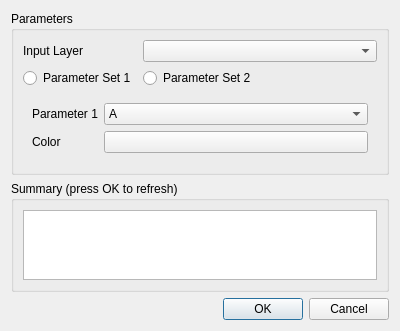
<?xml version="1.0" encoding="UTF-8"?>
<ui version="4.0">
 <class>Dialog</class>
 <widget class="QDialog" name="Dialog">
  <property name="geometry">
   <rect>
    <x>0</x>
    <y>0</y>
    <width>400</width>
    <height>303</height>
   </rect>
  </property>
  <property name="windowTitle">
   <string>Dialog</string>
  </property>
  <layout class="QVBoxLayout" name="verticalLayout">
   <item>
    <widget class="QGroupBox" name="groupBox">
     <property name="title">
      <string>Parameters</string>
     </property>
     <layout class="QGridLayout" name="gridLayout">
      <item row="0" column="0">
       <widget class="QLabel" name="label">
        <property name="text">
         <string>Input Layer</string>
        </property>
       </widget>
      </item>
      <item row="1" column="0">
       <widget class="QRadioButton" name="radioButtonSet1">
        <property name="text">
         <string>Parameter Set 1</string>
        </property>
       </widget>
      </item>
      <item row="1" column="1">
       <widget class="QRadioButton" name="radioButtonSet2">
        <property name="text">
         <string>Parameter Set 2</string>
        </property>
       </widget>
      </item>
      <item row="2" column="0" rowspan="2" colspan="3">
       <widget class="QStackedWidget" name="stackedWidget">
        <property name="currentIndex">
         <number>0</number>
        </property>
        <widget class="QWidget" name="page">
         <layout class="QFormLayout" name="formLayout_2">
          <item row="0" column="0">
           <widget class="QLabel" name="label_2">
            <property name="text">
             <string>Parameter 1</string>
            </property>
           </widget>
          </item>
          <item row="0" column="1">
           <widget class="QComboBox" name="comboBoxP1">
            <property name="currentIndex">
             <number>0</number>
            </property>
            <item>
             <property name="text">
              <string>A</string>
             </property>
            </item>
            <item>
             <property name="text">
              <string>B</string>
             </property>
            </item>
            <item>
             <property name="text">
              <string>C</string>
             </property>
            </item>
           </widget>
          </item>
          <item row="1" column="0">
           <widget class="QLabel" name="label_5">
            <property name="text">
             <string>Color</string>
            </property>
           </widget>
          </item>
          <item row="1" column="1">
           <widget class="QgsColorButton" name="colorButtonP1"/>
          </item>
         </layout>
        </widget>
        <widget class="QWidget" name="page_2">
         <layout class="QFormLayout" name="formLayout">
          <item row="0" column="0">
           <widget class="QLabel" name="label_3">
            <property name="text">
             <string>Parameter 1</string>
            </property>
           </widget>
          </item>
          <item row="0" column="1">
           <widget class="QDoubleSpinBox" name="doubleSpinBox"/>
          </item>
          <item row="1" column="0">
           <widget class="QLabel" name="label_4">
            <property name="text">
             <string>Parameter 2</string>
            </property>
           </widget>
          </item>
          <item row="1" column="1">
           <widget class="QComboBox" name="comboBoxP2">
            <item>
             <property name="text">
              <string>Value 1</string>
             </property>
            </item>
            <item>
             <property name="text">
              <string>Value 2</string>
             </property>
            </item>
            <item>
             <property name="text">
              <string>Value 3</string>
             </property>
            </item>
           </widget>
          </item>
         </layout>
        </widget>
       </widget>
      </item>
      <item row="0" column="1" colspan="2">
       <widget class="QgsMapLayerComboBox" name="comboBoxMapLayer"/>
      </item>
     </layout>
    </widget>
   </item>
   <item>
    <widget class="QGroupBox" name="groupBox_2">
     <property name="title">
      <string>Summary (press OK to refresh)</string>
     </property>
     <layout class="QVBoxLayout" name="verticalLayout_2">
      <item>
       <widget class="QPlainTextEdit" name="textBox"/>
      </item>
     </layout>
    </widget>
   </item>
   <item>
    <widget class="QDialogButtonBox" name="buttonBox">
     <property name="standardButtons">
      <set>QDialogButtonBox::Cancel|QDialogButtonBox::Ok</set>
     </property>
    </widget>
   </item>
  </layout>
 </widget>
 <customwidgets>
  <customwidget>
   <class>QgsColorButton</class>
   <extends>QPushButton</extends>
   <header>qgscolorbutton.h</header>
  </customwidget>
  <customwidget>
   <class>QgsMapLayerComboBox</class>
   <extends>QComboBox</extends>
   <header>qgsmaplayercombobox.h</header>
  </customwidget>
 </customwidgets>
 <resources/>
 <connections>
  <connection>
   <sender>buttonBox</sender>
   <signal>accepted()</signal>
   <receiver>Dialog</receiver>
   <slot>accept()</slot>
   <hints>
    <hint type="sourcelabel">
     <x>190</x>
     <y>281</y>
    </hint>
    <hint type="destinationlabel">
     <x>383</x>
     <y>-17</y>
    </hint>
   </hints>
  </connection>
  <connection>
   <sender>buttonBox</sender>
   <signal>rejected()</signal>
   <receiver>Dialog</receiver>
   <slot>reject()</slot>
   <hints>
    <hint type="sourcelabel">
     <x>222</x>
     <y>282</y>
    </hint>
    <hint type="destinationlabel">
     <x>314</x>
     <y>-12</y>
    </hint>
   </hints>
  </connection>
 </connections>
</ui>
